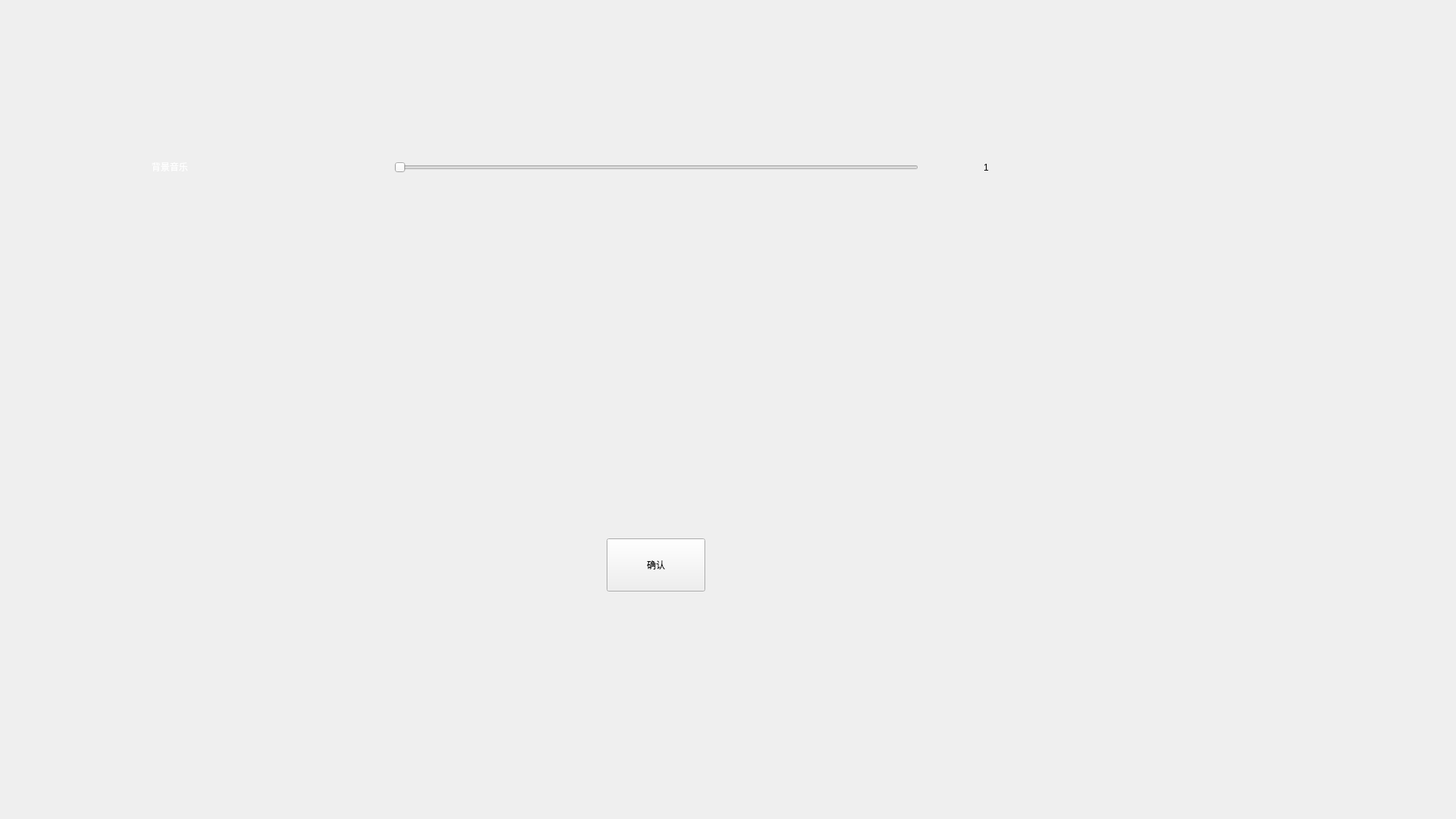
<?xml version="1.0" encoding="UTF-8"?>
<ui version="4.0">
 <class>settingPage</class>
 <widget class="QWidget" name="settingPage">
  <property name="geometry">
   <rect>
    <x>0</x>
    <y>0</y>
    <width>1920</width>
    <height>1080</height>
   </rect>
  </property>
  <property name="windowTitle">
   <string>Form</string>
  </property>
  <widget class="QLabel" name="label_2">
   <property name="geometry">
    <rect>
     <x>180</x>
     <y>200</y>
     <width>280</width>
     <height>40</height>
    </rect>
   </property>
   <property name="styleSheet">
    <string notr="true">font: 24pt &quot;黑体&quot;;
color: rgb(255, 255, 255);</string>
   </property>
   <property name="text">
    <string>      背景音乐</string>
   </property>
  </widget>
  <widget class="QSlider" name="horizontalSlider_back">
   <property name="geometry">
    <rect>
     <x>520</x>
     <y>210</y>
     <width>691</width>
     <height>22</height>
    </rect>
   </property>
   <property name="styleSheet">
    <string notr="true">background-image: url(:/image/setting/slider-track-1.png);
border-image: url(:/image/setting/slider-track-1.png);
QSlider::handle:horizontal {
     /* background: qlineargradient(x1:0, y1:0, x2:1, y2:1, stop:0 #b4b4b4, stop:1 #8f8f8f);*/
	border-image: url(:/image/setting/slider-track-2.png);
      /*border: 1px solid #5c5c5c;*/
      width: 28px;
      margin: -2px 0; /* handle is placed by default on the contents rect of the groove. Expand outside the groove */
      /*border-radius: 3px;*/
  }</string>
   </property>
   <property name="orientation">
    <enum>Qt::Horizontal</enum>
   </property>
  </widget>
  <widget class="QLabel" name="label_Value1">
   <property name="geometry">
    <rect>
     <x>1280</x>
     <y>200</y>
     <width>41</width>
     <height>41</height>
    </rect>
   </property>
   <property name="styleSheet">
    <string notr="true">font: 20pt &quot;华文行楷&quot;;
border-image: url(:/image/setting/score.png);</string>
   </property>
   <property name="text">
    <string>1</string>
   </property>
   <property name="alignment">
    <set>Qt::AlignCenter</set>
   </property>
  </widget>
  <widget class="QPushButton" name="pushButton_Enter">
   <property name="geometry">
    <rect>
     <x>800</x>
     <y>710</y>
     <width>130</width>
     <height>70</height>
    </rect>
   </property>
   <property name="minimumSize">
    <size>
     <width>130</width>
     <height>70</height>
    </size>
   </property>
   <property name="styleSheet">
    <string notr="true">font: 20pt &quot;华文行楷&quot;;

border-image: url(:/image/setting/Ok.png);</string>
   </property>
   <property name="text">
    <string>确认</string>
   </property>
  </widget>
 </widget>
 <resources/>
 <connections/>
</ui>
